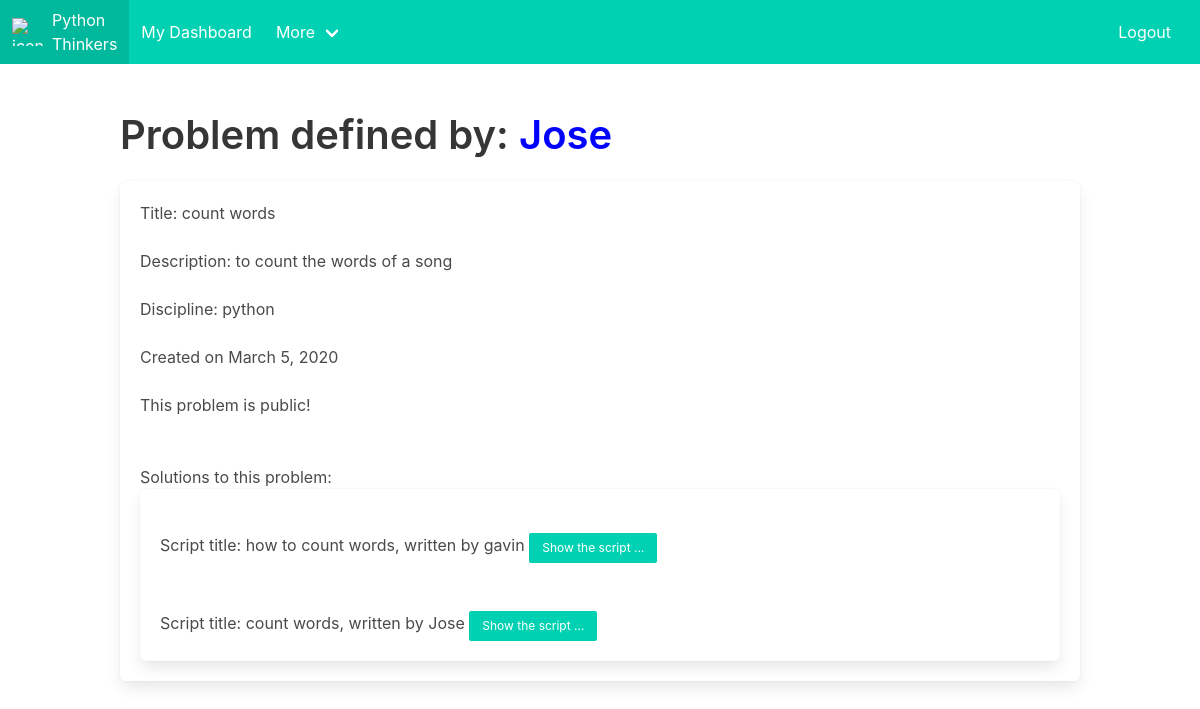
Screenshot of /problem/1/show (signed in) with the database file from the repository.
### share/models.py (models this page shows, shortened)
class Problem(models.Model):
    def __str__(self):
        return self.title
    coder = models.ForeignKey(Coder, on_delete=models.CASCADE)
    title = models.CharField(max_length=50, null=False, blank=False, unique=False)
    description = models.TextField(max_length=100, null=False, blank=False, unique=False)
    image = models.ImageField(upload_to='myproblems/', blank=True)
    discipline = models.CharField(max_length=50, null=False, blank=False, unique=False)
    make_public = models.BooleanField(default=True)
    created = models.DateField(auto_now_add=True)
    updated = models.DateField(auto_now=True)     # everytime the obj is saved, new time is saved

class Coder(models.Model):
    coder_yet = models.BooleanField(default=False)  # the user is not a coder yet
    user = models.OneToOneField(User, on_delete=models.CASCADE)
    created = models.DateField(auto_now_add=True)   # maybe redundant, user model has date_joined
    updated = models.DateField(auto_now=True)

class Script(models.Model):
    def __str__(self):
        return self.title
    coder = models.ForeignKey(Coder, on_delete=models.CASCADE, null=True)
    problem = models.ForeignKey(Problem, on_delete=models.CASCADE, null=True)
    title = models.CharField(max_length=50, null=False, blank=False, unique=False)
    description = models.TextField(max_length=100, null=False, blank=False, unique=False)
    code = models.TextField(max_length=10000, unique=False)
    url = models.URLField(max_length=300, unique=False, blank=True)
    input = models.TextField(max_length=100, unique=False, blank=True)
    output = models.TextField(max_length=100, unique=False, blank=True)
    make_public = models.BooleanField(default=True)
    image = models.ImageField(upload_to='myscripts/', blank=True)  # add an image for the algorithm or flow chart
    working_code = models.BooleanField(default=True)
    created = models.DateField(auto_now_add=True)
    updated = models.DateField(auto_now=True)

### share/views.py (the view)
# urls.py: path('problem/<int:problem_id>/show', views.show_problem, name='show_problem'),
def show_problem(request, problem_id):
    if request.method == "GET":
        user = request.user
        if not user.is_authenticated:
            return redirect("share:login")
        else:
            problem = get_object_or_404(Problem, pk=problem_id)
            scripts = Script.objects.filter(problem=problem_id)
            if problem.make_public or problem.coder.user.id == user.id:
                return render(request, "share/problem.html",
                {"user":user, "problem":problem, "scripts": scripts})
            else:
                return render(request, "share/index.html",
                {"error":"The problem you clicked is still private and you are not the author"})

### share/templates/share/problem.html (shortened to what this page needs)
{% extends "share/base.html" %}
{% block content %}
    <div class="columns">
        <div class="column">
            <h2 class="title is-2">Problem defined by:
              <span style="color:blue">{{ problem.coder.user.username }}</span>
            </h2>
            <div class="box">
              <div class="content">
                  Title: {{ problem.title }} <br><br>
                  Description: {{ problem.description }} <br><br>
                  Discipline: {{ problem.discipline }} <br><br>
                  Created on {{ problem.created }} <br><br>
                  {% if problem.make_public %}
                    This problem is public! <br><br>
                  {% else %}
                    This problem is private!<br><br>
                  {% endif %}
                  {% if scripts %}
                    <br>Solutions to this problem:
                    <div class="box">
                      {% for s in scripts %}
                        <div class="content">
                            <br>Script title: {{ s.title }}, written by  {{s.coder.user.username}}
                            <a class="button is-primary is-small"
                            href="{% url 'share:show_script' s.id %}">Show the script ...</a>
                        </div>
                      {% endfor %}
                    </div>
                  {% endif %}
              </div>
          </div>
        </div>
    </div>
{% endblock content %}

### share/templates/share/base.html (shortened to what this page needs)
<!DOCTYPE html>
<html lang="en">
<head>
    {% load static %}
    <link rel="stylesheet" type="text/css" href="{% static 'share/bulma-0.8.0/css/bulma.css' %}"/>
    <link href="https://use.fontawesome.com/releases/v5.0.6/css/all.css" rel="stylesheet">
    <link rel="stylesheet" type="text/css" href="{% static 'share/main.css' %}"/>
</head>
<body>
  <nav class="navbar is-primary" role="navigation" aria-label="main navigation">
   <div class="navbar-brand">
        <a class="navbar-item" href="{% url 'share:index' %}">
            <img src="{% static 'share/images/thinking-face.png' %}" alt=" icon" width="40" height="60">
            Python <br>Thinkers
        </a>
    </div>
    <div id="navbarData" class="navbar-menu is-active" >
      <div class="navbar-start">
     <a class="navbar-item" href="{% url 'share:dashboard' %}">My Dashboard</a>
    <div class="navbar-item has-dropdown is-hoverable">
       <a class="navbar-link">
         More
       </a>
     </div>
   </div>
   <div class="navbar-end">
         <div class="navbar-item">
           <div class="buttons">
             {% if request.path == "/login" or request.path == "/loguser" %}
             <a class="button is-primary" href="{% url 'share:signup' %}">Signup</a>
              {% elif request.path == "/signup"  %}
              <a class="button is-primary" href="{% url 'share:login' %}">Login</a>
             {% else   %}
             <a class="button is-primary" href="{% url 'share:logout' %}">Logout</a>
             {% endif %}
           </div>
         </div>
       </div>
     </div>
     </nav>
<section class="section">
    <div class="container">
        {% block content %} {% endblock content %}
    </div>
</section>
</body>
</html>

### rows the page displays
Problem: coder.user.username "Jose", title "count words", description "to count the words of a song", discipline "python", created "March 5, 2020"
Script: title "how to count words", coder.user.username "gavin"
Script: title "count words", coder.user.username "Jose"
